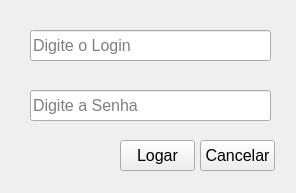
<?xml version="1.0" encoding="UTF-8"?>
<ui version="4.0">
 <class>MainWindow</class>
 <widget class="QMainWindow" name="MainWindow">
  <property name="windowModality">
   <enum>Qt::NonModal</enum>
  </property>
  <property name="enabled">
   <bool>true</bool>
  </property>
  <property name="geometry">
   <rect>
    <x>0</x>
    <y>0</y>
    <width>296</width>
    <height>193</height>
   </rect>
  </property>
  <property name="sizePolicy">
   <sizepolicy hsizetype="Preferred" vsizetype="Preferred">
    <horstretch>0</horstretch>
    <verstretch>0</verstretch>
   </sizepolicy>
  </property>
  <property name="minimumSize">
   <size>
    <width>296</width>
    <height>193</height>
   </size>
  </property>
  <property name="maximumSize">
   <size>
    <width>296</width>
    <height>193</height>
   </size>
  </property>
  <property name="font">
   <font>
    <pointsize>12</pointsize>
   </font>
  </property>
  <property name="windowTitle">
   <string>Login</string>
  </property>
  <property name="inputMethodHints">
   <set>Qt::ImhNone</set>
  </property>
  <widget class="QWidget" name="centralwidget">
   <widget class="QPushButton" name="btnlogin">
    <property name="geometry">
     <rect>
      <x>120</x>
      <y>140</y>
      <width>75</width>
      <height>31</height>
     </rect>
    </property>
    <property name="font">
     <font>
      <pointsize>12</pointsize>
     </font>
    </property>
    <property name="text">
     <string>Logar</string>
    </property>
   </widget>
   <widget class="QPushButton" name="btnexit">
    <property name="geometry">
     <rect>
      <x>200</x>
      <y>140</y>
      <width>75</width>
      <height>31</height>
     </rect>
    </property>
    <property name="font">
     <font>
      <pointsize>12</pointsize>
     </font>
    </property>
    <property name="text">
     <string>Cancelar</string>
    </property>
   </widget>
   <widget class="QLineEdit" name="lineuser">
    <property name="geometry">
     <rect>
      <x>30</x>
      <y>30</y>
      <width>241</width>
      <height>31</height>
     </rect>
    </property>
    <property name="font">
     <font>
      <pointsize>12</pointsize>
     </font>
    </property>
    <property name="inputMethodHints">
     <set>Qt::ImhUppercaseOnly</set>
    </property>
    <property name="placeholderText">
     <string>Digite o Login</string>
    </property>
    <property name="cursorMoveStyle">
     <enum>Qt::LogicalMoveStyle</enum>
    </property>
   </widget>
   <widget class="QLineEdit" name="linekey">
    <property name="geometry">
     <rect>
      <x>30</x>
      <y>90</y>
      <width>241</width>
      <height>31</height>
     </rect>
    </property>
    <property name="font">
     <font>
      <pointsize>12</pointsize>
     </font>
    </property>
    <property name="echoMode">
     <enum>QLineEdit::Password</enum>
    </property>
    <property name="placeholderText">
     <string>Digite a Senha</string>
    </property>
   </widget>
  </widget>
 </widget>
 <tabstops>
  <tabstop>lineuser</tabstop>
  <tabstop>linekey</tabstop>
  <tabstop>btnlogin</tabstop>
  <tabstop>btnexit</tabstop>
 </tabstops>
 <resources/>
 <connections/>
</ui>
